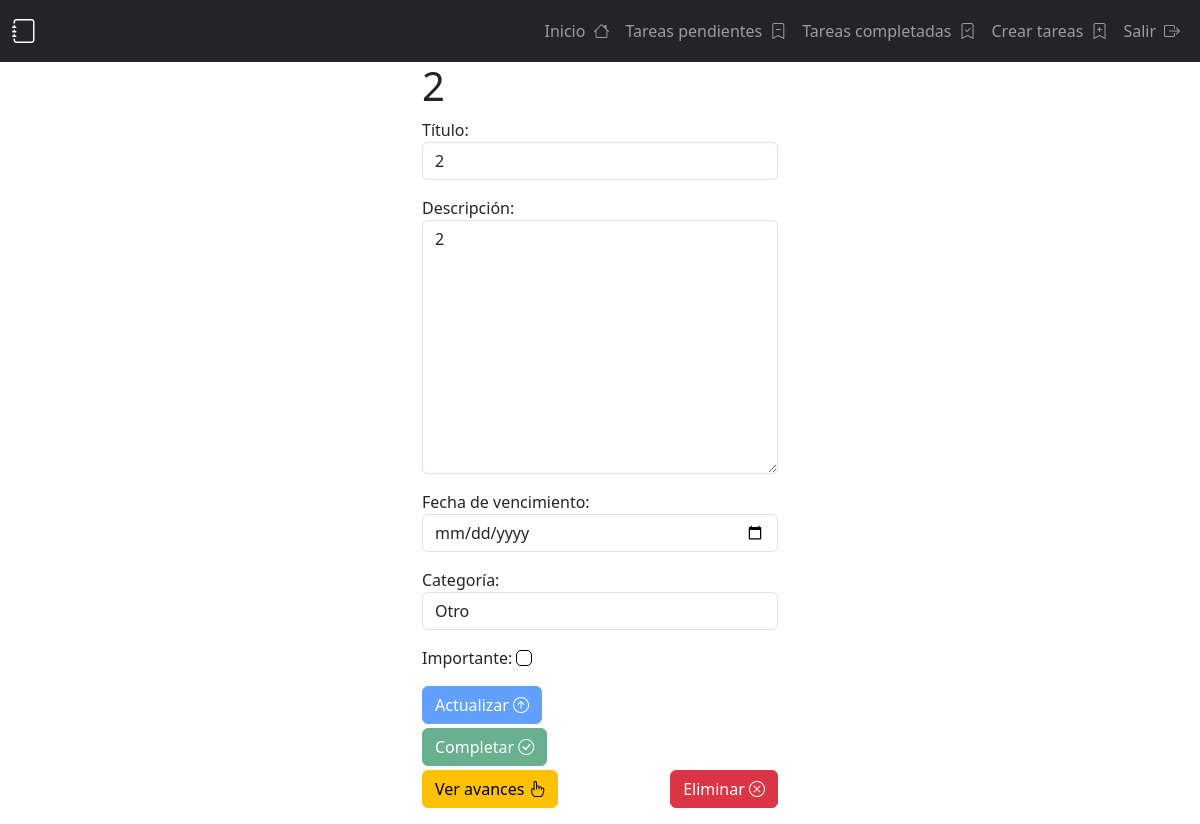
The app's page /tasks/11/ (signed in) with its own data.
### taks/models.py (models this page shows, shortened)
class Task(models.Model):
    class CategoryChoices(models.TextChoices):
        WORK = 'WRK', 'Trabajo'
        STUDY = 'STD', 'Estudio'
        PERSONAL = 'PER', 'Personal'
        OTHER = 'OTH', 'Otro'
    title = models.CharField(max_length=100)
    description = models.TextField(blank=True)
    created = models.DateTimeField(auto_now_add=True)
    datacompleted = models.DateTimeField(null=True, blank=True)
    important = models.BooleanField(default=False)
    user = models.ForeignKey(User, on_delete=models.CASCADE)
    due_date = models.DateTimeField(null=True, blank=True)
    category = models.CharField(
        max_length=3,
        choices=CategoryChoices.choices,
        default=CategoryChoices.OTHER,
    )

### taks/views.py (the view, shortened to what this page needs)
# urls.py: path("tasks/<int:task_id>/",views.task_detail, name="task_detail"),
@login_required
def task_detail(request, task_id):
    task = get_object_or_404(Task, pk=task_id, user=request.user)
    advances = Advance.objects.filter(task=task)
    error = None
    form = taskform(instance=task)
    advance_form = AdvanceForm()
    return render(
        request,
        "task_detail.html",
        {"task": task, "form": form, "advance_form": advance_form, "advances": advances, "error": error}
    )

### taks/forms.py
class taskform(forms.ModelForm):
    class Meta:
        model = Task
        fields = ["title", "description", "due_date", "category", "important"]
        labels = {
            "title": "Título",
            "description": "Descripción",
            "important": "Importante",
            "due_date": "Fecha de vencimiento",
            "category": "Categoría",
        }
        widgets = {
            "title": forms.TextInput(attrs={"class": "form-control", "placeholder": "Escribe un título"}),
            "description": forms.Textarea(attrs={"class": "form-control", "placeholder": "Escribe una descripción"}),
            "due_date": forms.DateInput(attrs={"class": "form-control", "type": "date"}),
            "category": forms.Select(attrs={"class": "form-control"}),
            "important": forms.CheckboxInput(attrs={
                "class": "form-check-input",
                "style": "border: 1px solid #000; padding: 5px; border-radius: 5px;"
            })
        }

class AdvanceForm(forms.ModelForm):
    class Meta:
        model = Advance
        fields = ["progress_description"]
        labels = {
            "progress_description": "Descripción del Avance",
        }
        widgets = {
            "progress_description": forms.Textarea(attrs={
                "class": "form-control",
                "placeholder": "Describe el progreso de la tarea"
            })
        }

### taks/templates/task_detail.html (shortened to what this page needs)
{% extends "base.html" %}
{% block content %}
<main class="container">
    <div class="row">
        <div class="col-md-4 offset-md-4">
            <h1>{{ task.title }}</h1>
            <form method="POST">
                {{ form.as_p }}
                <button class="btn btn-primary" name="save_task" {% if task.datacompleted %} disabled {% endif %}>
                    Actualizar <i class="bi bi-arrow-up-circle"></i>
                </button>
            </form>
            <div class="d-flex justify-content-between mt-1">
                <form action="{% url 'complete_task' task.id %}" method="POST">
                    <button class="btn btn-success" {% if task.datacompleted %} disabled {% endif %}>
                        Completar <i class="bi bi-check-circle"></i>
                    </button>
                </form>
            </div>
            <div class="d-flex justify-content-between mt-1">
                <button class="btn btn-warning mb-3" type="button" data-bs-toggle="collapse" data-bs-target="#advancesCollapse" aria-expanded="false" aria-controls="advancesCollapse">
                    Ver avances <i class="bi bi-hand-index"></i>
                </button>
                <form action="{% url 'delete_task' task.id %}" method="POST">
                    <button class="btn btn-danger">
                        Eliminar <i class="bi bi-x-circle"></i>
                    </button>
                </form>
            </div>
        </div>
    </div>
</main>
{% endblock %}

### records on screen
Task: title "2", description "2", category "Otro"
